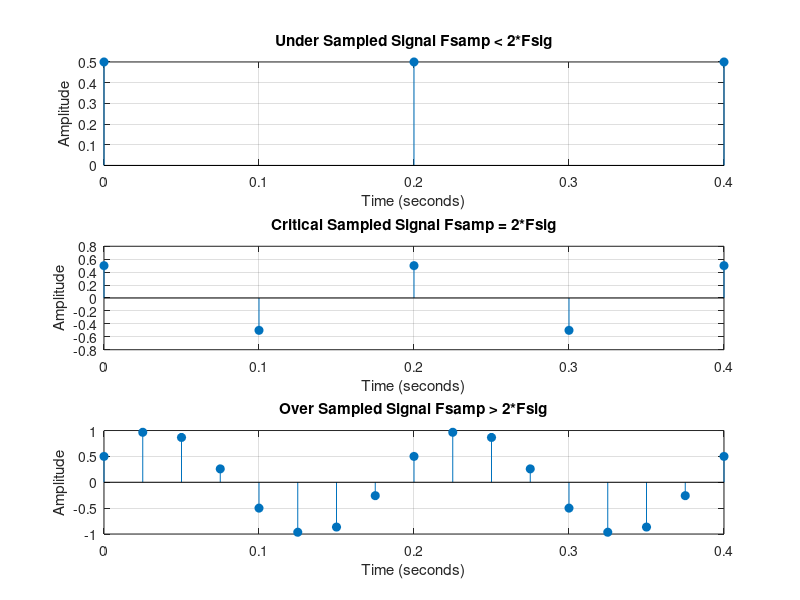

Here is the MATLAB script that generated this plot:

clc;
clear all;
close all;

f = input('Enter the Sine wave frequency (Hz): ');

f1 = f;
f2 = 2 * f;
f3 = 8 * f;

t1 = 0:1/f1:2/f;
t2 = 0:1/f2:2/f;
t3 = 0:1/f3:2/f;

x1 = sin(2*pi*f*t1 + pi/6);
x2 = sin(2*pi*f*t2 + pi/6);
x3 = sin(2*pi*f*t3 + pi/6);

figure;

subplot(3,1,1);
stem(t1,x1,'filled');
title('Under Sampled Signal Fsamp < 2*Fsig');
xlabel('Time (seconds)');
ylabel('Amplitude');
grid on;

subplot(3,1,2);
stem(t2,x2,'filled');
title('Critical Sampled Signal Fsamp = 2*Fsig');
xlabel('Time (seconds)');
ylabel('Amplitude');
grid on;

subplot(3,1,3);
stem(t3,x3,'filled');
title('Over Sampled Signal Fsamp > 2*Fsig');
xlabel('Time (seconds)');
ylabel('Amplitude');
grid on;
